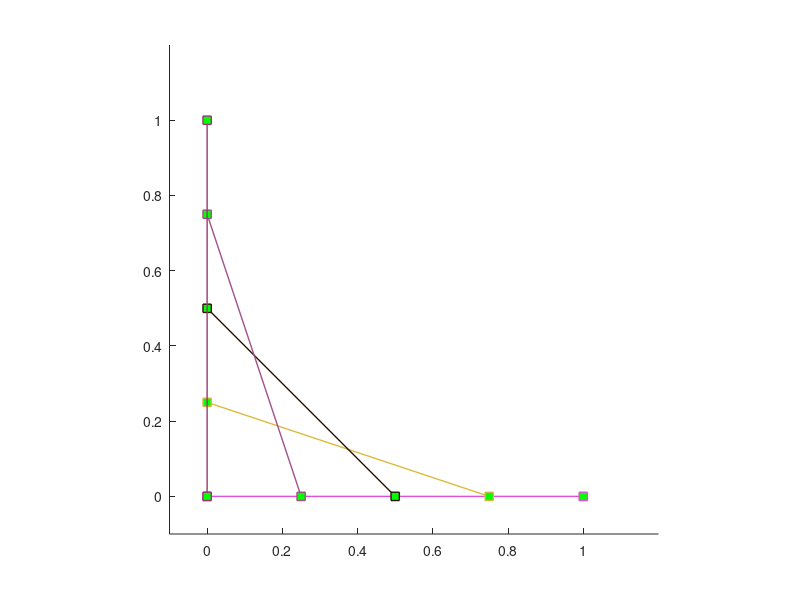

Source code (MATLAB):
clc;clear all;close all;
n=input('adade khod ra vared konid ');
x=linspace(0,1,n);
hold on
axis([-0.1 1.2 -.1 1.2]);
axis square
for ii=1:n
    plot([0,x(end-ii+1)],[x(ii),0],'-s','color',...
        [rand,rand,rand],'linewidth',1,'markerfacecolor','g');
    pause(0.1)
end
